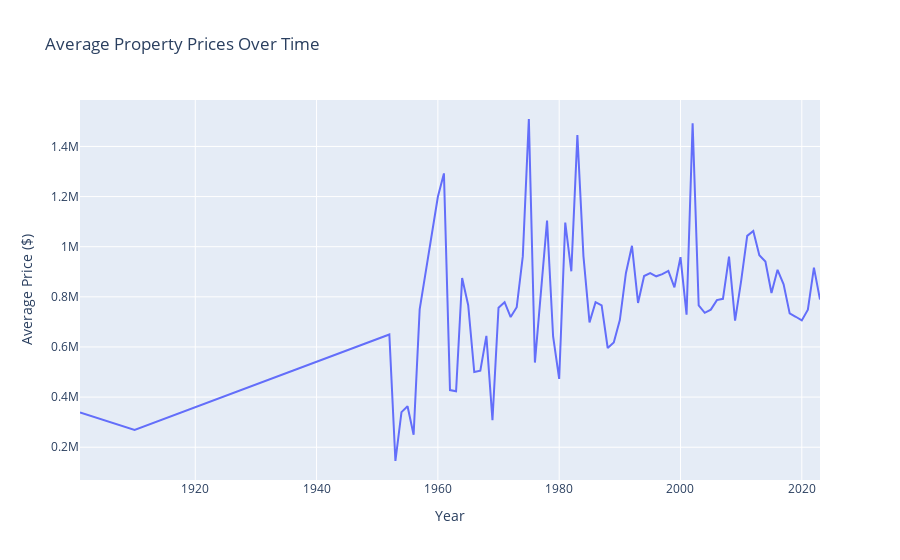

Notebook source saved alongside this figure:
### Code cell
# Convert the 'prev_sold_date' column to datetime format
df['prev_sold_date'] = pd.to_datetime(df['prev_sold_date'], errors='coerce')

# Extract the year from the 'prev_sold_date' column
df['year'] = df['prev_sold_date'].dt.year

# Group by year and calculate the average price for each year
average_prices_by_year = df.groupby('year')['price'].mean()

import plotly.express as px

# Create an interactive line plot using Plotly
fig = px.line(average_prices_by_year.reset_index(), x='year', y='price', 
              labels={'price': 'Average Price ($)', 'year': 'Year'},
              title="Average Property Prices Over Time")

# Show the figure
fig.show()

### Figure 1 — Plotly figure (JSON) as saved in the notebook; plotly's stock layout.template omitted (floating-point values rounded to 4 significant figures)
{"data": [{"hovertemplate": "Year=%{x}<br>Average Price ($)=%{y}<extra></extra>", "legendgroup": "", "line": {"color": "#636efa", "dash": "solid"}, "marker": {"symbol": "circle"}, "mode": "lines", "name": "", "orientation": "v", "showlegend": false, "type": "scatter", "x": [1901, 1910, 1952, 1953, 1954, 1955, 1956, 1957, 1960, 1961, 1962, 1963, 1964, 1965, 1966, 1967, 1968, 1969, 1970, 1971, 1972, 1973, 1974, 1975, 1976, 1977, 1978, 1979, 1980, 1981, 1982, 1983, 1984, 1985, 1986, 1987, 1988, 1989, 1990, 1991, 1992, 1993, 1994, 1995, 1996, 1997, 1998, 1999, 2000, 2001, 2002, 2003, 2004, 2005, 2006, 2007, 2008, 2009, 2010, 2011, 2012, 2013, 2014, 2015, 2016, 2017, 2018, 2019, 2020, 2021, 2022, 2023], "xaxis": "x", "y": [339000, 269000, 649900, 145000, 339900, 363450, 250000, 749900, 1199000, 1292500, 428000.0, 423000.0, 874900, 766780, 499740, 505000.0, 644000.0, 307800.0, 756725, 778400.0, 719500.0, 758500.0, 961300.0, 1510000.0, 537700.0, 817600.0, 1104000.0, 641800.0, 472600.0, 1096000.0, 901800.0, 1445000.0, 962700.0, 697900.0, 778500.0, 765500.0, 595800.0, 617800.0, 707200.0, 894100.0, 1004000.0, 775600.0, 883200.0, 894700.0, 881900.0, 890400.0, 903400.0, 838000.0, 958200.0, 728700.0, 1492000.0, 765500.0, 736300.0, 748900.0, 786800.0, 792000.0, 960500.0, 705100.0, 863500.0, 1043000.0, 1062000.0, 965900.0, 940900.0, 815200.0, 907600.0, 850100.0, 734100.0, 720500.0, 705900.0, 748600.0, 916700.0, 789210], "yaxis": "y"}], "layout": {"legend": {"tracegroupgap": 0}, "title": {"text": "Average Property Prices Over Time"}, "xaxis": {"anchor": "y", "domain": [0, 1], "title": {"text": "Year"}}, "yaxis": {"anchor": "x", "domain": [0, 1], "title": {"text": "Average Price ($)"}}}}
